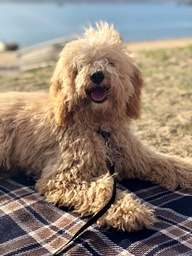
#> input picture assignment/Assignment_1_images/dog.jpg, 192 x 256 px, shrunk from 1536 x 2048 before the run, found by its file name
$ python Task3.py
#> lines starting #> are read from the running program, lines starting #| are printed output that depends on the picture
import cv2
import numpy as np
from matplotlib import pyplot as plt

img = cv2.imread('./dog.jpg',1)
#> img is the input picture: shape (256, 192, 3); mean B, G, R 114.7, 127.9, 142.8
imgB = img.copy()
img2 = cv2.imread('./dog task2_15*15.jpg',0)
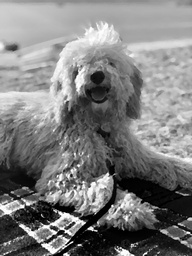
#> input picture assignment/Picture/dog task2_15*15.jpg, 192 x 256 px, shrunk from 1536 x 2048 before the run, found by its file name
#> img2 is the input picture: shape (256, 192); min 0, max 255, mean 125.9
h = img2.shape[0]
#> h = 256
w = img2.shape[1]
#> w = 192
s = 15
for i in range(0,h):
    for j in range(0,w):
        l = (i-s/2)
        r = (i+s/2)
        t = (j-s/2)
        b = (j+s/2)
        if (i-s/2) <0:
            l = 0
        if (j-s/2)<0:
            t = 0
        if (i+s/2) >h:
            r = h
        if (j+s/2) >w:
            b = w
        list = [0,0,0]
        n=0
        for x in range(int(l),int(r)):
            for y in range(int(t),int(b)):
                if img2[i,j] == img2[x,y]:
                    n+=1
                    l1=imgB[x,y].tolist()
                    list=[l1[i]+list[i] for i in range(0,3)]
        list[0] = list[0]/n
        list[1] = list[1]/n
        list[2] = list[2]/n
        imgB[i,j] = [list[0],list[1],list[2]]
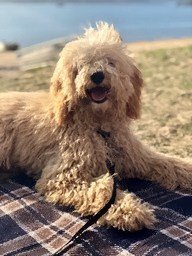
#> imgB: shape (256, 192, 3); mean B, G, R 114.1, 127.3, 142.2
cv2.imshow("dog task3_15*15", imgB)
#cv2.imwrite('dog task3_15*15.jpg',imgB)
cv2.waitKey (0)
cv2.destroyAllWindows()
